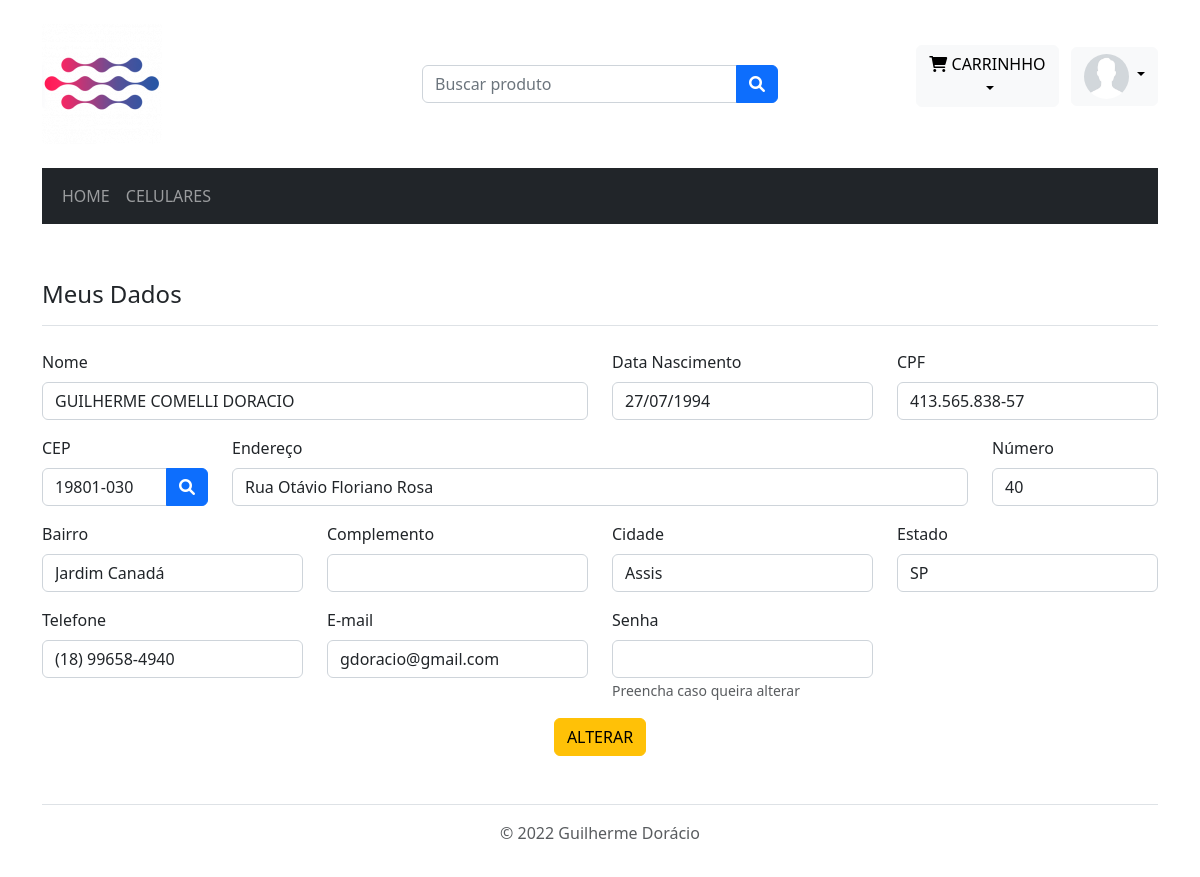
Screenshot of /meus-dados (signed in) with the database file from the repository.
### tables this page shows
CREATE TABLE `categorias` (
  `id_categoria` int(6) NOT NULL,
  `nome` varchar(100) NOT NULL,
  `status` enum('S','N','D') NOT NULL
);

CREATE TABLE `clientes` (
  `id_cliente` int(6) NOT NULL,
  `documento` varchar(11) NOT NULL,
  `nome` varchar(100) NOT NULL,
  `cep` varchar(10) NOT NULL,
  `endereco` varchar(100) NOT NULL,
  `numero` varchar(10) NOT NULL,
  `complemento` varchar(100) NOT NULL,
  `bairro` varchar(100) NOT NULL,
  `cidade` varchar(50) NOT NULL,
  `estado` varchar(2) NOT NULL,
  `telefone` varchar(11) NOT NULL,
  `email` varchar(100) NOT NULL,
  `senha` varchar(32) NOT NULL,
  `data_nascimento` date NOT NULL,
  `data_cadastro` timestamp NOT NULL DEFAULT current_timestamp(),
  `status` enum('S','N','D') NOT NULL
);

### conexao/conexao.php (called while the page is built, shortened)
<?php
$dominio     = 'http://localhost/blue';
$componentes = 'http://localhost/blue/componentes';
$versao      = '?v='.date('YmdHis');
$ID_CLIENTE       = $_SESSION['CLIENTE_ID'];
?>

### conexao/funcoes.php (called while the page is built, shortened)
<?php
function tiraAcentos($string) {
$comAcentos  = array('à', 'á', 'â', 'ã', 'ä', 'å', 'ç', 'è', 'é', 'ê', 'ë', 'ì', 'í', 'î', 'ï', 'ñ', 'ò', 'ó', 'ô', 'õ', 'ö', 'ù', 'ü', 'ú', 'ÿ', 'À', 'Á', 'Â', 'Ã', 'Ä', 'Å', 'Ç', 'È', 'É', 'Ê', 'Ë', 'Ì', 'Í', 'Î', 'Ï', 'Ñ', 'Ò', 'Ó', 'Ô', 'Õ', 'Ö', 'O', 'Ù', 'Ü', 'Ú');
$semAcentos  = array('a', 'a', 'a', 'a', 'a', 'a', 'c', 'e', 'e', 'e', 'e', 'i', 'i', 'i', 'i', 'n', 'o', 'o', 'o', 'o', 'o', 'u', 'u', 'u', 'y', 'A', 'A', 'A', 'A', 'A', 'A', 'C', 'E', 'E', 'E', 'E', 'I', 'I', 'I', 'I', 'N', 'O', 'O', 'O', 'O', 'O', 'O', 'U', 'U', 'U');
$comSimbolos = array('"','!','@','#','$','%','&','*','(',')','_','-','+','=','{','[','}',']','/','?',';',':','.',',','<','>','°','º','ª','\\');
$semSimbolos = array('','','','','','','','','','','','','','','','','','','-','','','','','','','','','','','');
$newString = str_replace($comAcentos, $semAcentos, $string);
$newString = str_replace($comSimbolos, $semSimbolos, $newString);
$newString = str_replace(" ","-",$newString);
$newString = str_replace(array("-----","----","---","--"),"-",$newString);
return strtolower(utf8_encode($newString));
}
?>

### conexao/mascaras.php (called while the page is built, shortened)
<?php
function DATA_BR($data)
	{
	$ano=strval(substr($data,0,4));
	$mes=strval(substr($data,5,2));
	$dia=strval(substr($data,8,2));
	return date("$dia/$mes/$ano");
}
?>

### meus-dados.php (the view, shortened to what this page needs)
<?php
$s_clientes = "SELECT * FROM clientes WHERE id_cliente='$ID_CLIENTE' AND status<>'D'";
$q_clientes = mysqli_query($conexao, $s_clientes) or die('ERRO - CLIENTES');
$clientes   = mysqli_fetch_assoc($q_clientes);
?>
<div class="pt-2 pb-2 mb-4 border-bottom">
  <div class="row">
    <div class="col-md-6">
      <h1 class="h4">Meus Dados</h1></div>
  </div>
</div>
<form action="POST" name="FormAlterarClientes" id="FormAlterarClientes" autocomplete="OFF">
  <div class="row">
    <div class="col-md-6">
      <div class="mb-3">
        <label for="nome" class="form-label">Nome</label>
        <input name="nome" class="form-control" id="nome" maxlength="100" value="<?php echo $clientes['nome']; ?>" data-plugin-maxlength>
      </div>
    </div>
    <div class="col-md-3">
      <div class="mb-3">
        <label for="data_nascimento" class="form-label">Data Nascimento</label>
        <input name="data_nascimento" class="form-control data" id="data_nascimento" value="<?php echo DATA_BR($clientes['data_nascimento']); ?>">
      </div>
    </div>
    <div class="col-md-3">
      <div class="mb-3">
        <label for="documento" class="form-label">CPF</label>
        <input name="documento" class="form-control cpf" id="documento" value="<?php echo $clientes['documento']; ?>">
      </div>
    </div>
    <div class="col-md-2">
      <label for="cep" class="form-label" id="LoaderCep">CEP</label>
      <div class="input-group mb-3">
        <input name="cep" type="tel" class="form-control cep" id="cep" onBlur="getEndereco('')" value="<?php echo $clientes['cep']; ?>">
        <button class="btn btn-primary" type="button" onClick="getEndereco('')"><i class="fas fa-search"></i></button>
      </div>
    </div>
    <div class="col-md-8">
      <div class="mb-3">
        <label for="endereco" class="form-label">Endereço</label>
        <input name="endereco" class="form-control" id="endereco" maxlength="100" value="<?php echo $clientes['endereco']; ?>" data-plugin-maxlength>
      </div>
    </div>
    <div class="col-md-2">
      <div class="mb-3">
        <label for="numero" class="form-label">Número</label>
        <input name="numero" class="form-control" id="numero" maxlength="10" value="<?php echo $clientes['numero']; ?>" data-plugin-maxlength>
      </div>
    </div>
    <div class="col-md-3">
      <div class="mb-3">
        <label for="bairro" class="form-label">Bairro</label>
        <input name="bairro" class="form-control" id="bairro" maxlength="100" value="<?php echo $clientes['bairro']; ?>" data-plugin-maxlength>
      </div>
    </div>
    <div class="col-md-3">
      <div class="mb-3">
        <label for="complemento" class="form-label">Complemento</label>
        <input name="complemento" class="form-control" id="complemento" maxlength="100" value="<?php echo $clientes['complemento']; ?>" data-plugin-maxlength>
      </div>
    </div>
    <div class="col-md-3">
      <div class="mb-3">
        <label for="cidade" class="form-label">Cidade</label>
        <input name="cidade" class="form-control" id="cidade" maxlength="50" value="<?php echo $clientes['cidade']; ?>" data-plugin-maxlength>
      </div>
    </div>
    <div class="col-md-3">
      <div class="mb-3">
        <label for="estado" class="form-label">Estado</label>
        <input name="estado" class="form-control" id="estado" maxlength="2" value="<?php echo $clientes['estado']; ?>" data-plugin-maxlength>
      </div>
    </div>
    <div class="col-md-3">
      <div class="mb-3">
        <label for="telefone" class="form-label">Telefone</label>
        <input name="telefone" type="tel" class="form-control telefone" value="<?php echo $clientes['telefone']; ?>" id="telefone">
      </div>
    </div>
    <div class="col-md-3">
      <div class="mb-3">
        <label for="email" class="form-label">E-mail</label>
        <input name="email" type="email" class="form-control" id="email" value="<?php echo $clientes['email']; ?>" maxlength="100" data-plugin-maxlength>
      </div>
    </div>
    <div class="col-md-3">
      <div class="mb-3">
        <label for="senha" class="form-label">Senha</label>
        <input name="senha" class="form-control" id="senha" maxlength="10" data-plugin-maxlength>
        <small class="form-text text-muted">Preencha caso queira alterar</small>
      </div>
    </div>
    <div class="col-md-12 text-center">
      <button id="BtnAlterar" type="submit" class="btn btn-warning">Alterar</button>
    </div>
  </div>
</form>

### index.php (shortened to what this page needs)
<?php
require('./conexao/conexao.php');
require('./conexao/funcoes.php');
require('./conexao/mascaras.php');
$atual     = (isset($_GET['pg'])) ? $_GET['pg'] : 'home';
$permissao = array('home','categorias','produto','carrinho','meus-dados','meus-pedidos','pedidos-visualizar');
if(substr_count($atual, '/') > 0) {
	$atual        = explode('/', $atual);
	$urlAcesso    = (file_exists($atual[0].'.php') && in_array($atual[0], $permissao)) ? $atual[0] : 'erro';
	$Complemento1 = anti_sql_injection($atual[1]);
	$Complemento2 = anti_sql_injection($atual[2]);
  $Complemento3 = anti_sql_injection($atual[3]);
} else {
	$urlAcesso    = (file_exists($atual.'.php') && in_array($atual, $permissao)) ? $atual : 'home';
	$Complemento1 = 0;
}
$s_logado = "SELECT SQL_NO_CACHE * FROM clientes WHERE id_cliente='{$_SESSION['CLIENTE_ID']}' AND documento='{$_SESSION['CLIENTE_LOGIN']}' AND senha='{$_SESSION['CLIENTE_PASS']}' AND status='S'";
$q_logado = mysqli_query($conexao, $s_logado) or die('ERRO - LOGADO');
$t_logado = mysqli_num_rows($q_logado);
echo '<!DOCTYPE html>';
echo '<html class="h-100">';
	require('head.php');
echo '<body class="h-100">';
  echo '<div class="container">';
	 require('topo.php');
	 require("{$urlAcesso}.php");
	 require('rodape.php');
  echo '</div>';
echo '</body>';
echo '</html>';
?>

### head.php (shortened to what this page needs)
<head>
<link href="<?php echo $componentes; ?>/css/bootstrap.min.css<?php echo $versao; ?>" rel="stylesheet" type="text/css">
<link href="<?php echo $componentes; ?>/css/bootstrap-select.min.css<?php echo $versao; ?>" rel="stylesheet" type="text/css">
<link href="<?php echo $componentes; ?>/css/fontawesome.min.css<?php echo $versao; ?>" rel="stylesheet" type="text/css">
<link href="<?php echo $componentes; ?>/css/sweetalert2.min.css<?php echo $versao; ?>" rel="stylesheet" type="text/css">
<link href="<?php echo $componentes; ?>/css/datatables.min.css<?php echo $versao; ?>" rel="stylesheet" type="text/css">
<link href="<?php echo $componentes; ?>/css/loja.css<?php echo $versao; ?>" rel="stylesheet" type="text/css">
</head>

### topo.php (shortened to what this page needs)
<?php
$s_categorias = "SELECT * FROM categorias WHERE status='S' ORDER BY nome ASC";
$q_categorias = mysqli_query($conexao, $s_categorias) or die('ERRO - CATEGORIAS');
$categorias   = mysqli_fetch_assoc($q_categorias);
?>
<div class="row align-items-center my-4">
  <div class="col-md-4">
    <div class="logo">
      <a href="<?php echo $dominio; ?>"><img src="<?php echo $componentes; ?>/imagens/icones/apple-touch-icon-120x120.png" class="img-fluid" alt="Loja" /></a>
    </div>
  </div>
  <div class="col-md-4">
    <form id="FormBusca" name="FormBusca" method="GET" action="./busca/" autocomplete="OFF">
    <div class="input-group">
      <input name="txt_busca" type="text" class="form-control" id="txt_busca" placeholder="Buscar produto" required>
      <button class="btn btn-primary" type="submit"><i class="fas fa-search"></i></button>
    </div>
    </form>
  </div>
  <div class="col-md-4 text-end">
    <ul class="list-inline">
    <li class="list-inline-item">
    <div class="dropdown">
      <button class="btn btn-light dropdown-toggle" type="button" id="dropdownMenuButton1" data-bs-toggle="dropdown" aria-expanded="false">
        <i class="fa-solid fa-cart-shopping"></i> CARRINHHO<br>
      </button>
    </div>
    </li>
    <li class="list-inline-item">
    <?php if($t_logado>0) { ?>
    <div class="dropdown">
      <button class="btn btn-light dropdown-toggle" type="button" id="dropdownMenuButton1" data-bs-toggle="dropdown" aria-expanded="false">
        <img src="<?php echo $componentes; ?>/imagens/user.jpg" class="img-fluid rounded-circle" width="45" alt="Usuario" />
      </button>
    </div>
    <?php } else { ?>
    <button type="button" class="btn btn-primary" data-bs-toggle="modal" data-bs-target="#ModalLogin">Login</button>
    <?php } ?>
    </li>
    </ul>
  </div>
</div>
<nav class="navbar navbar-expand-lg navbar-dark bg-dark mb-5">
  <div class="container-fluid">
    <div class="collapse navbar-collapse" id="Menu">
      <ul class="navbar-nav">
        <li class="nav-item">
          <a class="nav-link text-uppercase <?php if($urlAcesso=='home') echo ' active'; ?>" aria-current="page" href="<?php echo $dominio; ?>">Home</a>
        </li>
        <?php do { ?>
        <li class="nav-item">
          <a class="nav-link text-uppercase <?php if($urlAcesso=='categorias' and $Complemento1==$categorias['id_categoria']) echo ' active'; ?>" href="./categorias/<?php echo $categorias['id_categoria']; ?>/<?php echo tiraAcentos($categorias['nome']); ?>"><?php echo $categorias['nome']; ?></a>
        </li>
        <?php } while ($categorias = mysqli_fetch_assoc($q_categorias)); ?>
      </ul>
    </div>
  </div>
</nav>

### rodape.php
<footer class="py-3 my-5 border-top">
  <p class="text-center text-muted">© <?php echo date('Y'); ?> Guilherme Dorácio</p>
</footer>

### componentes/css/loja.css (style rules this page uses)
form .mb-3 { position: relative; }
.btn { text-transform: uppercase; }

### rows the page displays
categorias: nome "CELULARES"
clientes: nome "GUILHERME COMELLI DORACIO", data_nascimento "27/07/1994", documento "413.565.838-57", cep "19801-030", endereco "Rua Otávio Floriano Rosa", numero "40", bairro "Jardim Canadá", cidade "Assis", estado "SP", telefone "(18) 99658-4940", email "gdoracio@gmail.com"
